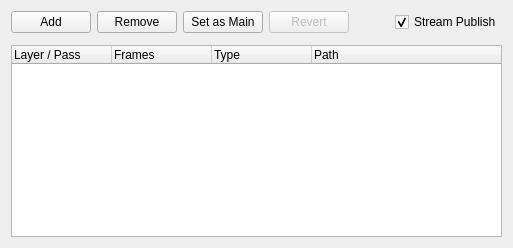
          <widget class="QWidget" name="renderPublishTab">
           <attribute name="title">
            <string>Render</string>
           </attribute>
           <layout class="QVBoxLayout" name="verticalLayout_6">
            <item>
             <widget class="QFrame" name="renderPblToolbar_frame">
              <property name="frameShape">
               <enum>QFrame::NoFrame</enum>
              </property>
              <property name="frameShadow">
               <enum>QFrame::Raised</enum>
              </property>
              <layout class="QHBoxLayout" name="horizontalLayout_10">
               <property name="leftMargin">
                <number>0</number>
               </property>
               <property name="topMargin">
                <number>0</number>
               </property>
               <property name="rightMargin">
                <number>0</number>
               </property>
               <property name="bottomMargin">
                <number>6</number>
               </property>
               <item>
                <widget class="QPushButton" name="renderPblAdd_pushButton">
                 <property name="text">
                  <string>Add</string>
                 </property>
                 <property name="default">
                  <bool>false</bool>
                 </property>
                 <property name="flat">
                  <bool>false</bool>
                 </property>
                </widget>
               </item>
               <item>
                <widget class="QPushButton" name="renderPblRemove_pushButton">
                 <property name="text">
                  <string>Remove</string>
                 </property>
                 <property name="default">
                  <bool>false</bool>
                 </property>
                 <property name="flat">
                  <bool>false</bool>
                 </property>
                </widget>
               </item>
               <item>
                <widget class="QPushButton" name="renderPblSetMain_pushButton">
                 <property name="enabled">
                  <bool>true</bool>
                 </property>
                 <property name="text">
                  <string>Set as Main</string>
                 </property>
                 <property name="checkable">
                  <bool>false</bool>
                 </property>
                 <property name="default">
                  <bool>false</bool>
                 </property>
                 <property name="flat">
                  <bool>false</bool>
                 </property>
                </widget>
               </item>
               <item>
                <widget class="QPushButton" name="renderPblRevert_pushButton">
                 <property name="enabled">
                  <bool>false</bool>
                 </property>
                 <property name="text">
                  <string>Revert</string>
                 </property>
                </widget>
               </item>
               <item>
                <spacer name="horizontalSpacer_5">
                 <property name="orientation">
                  <enum>Qt::Horizontal</enum>
                 </property>
                 <property name="sizeHint" stdset="0">
                  <size>
                   <width>40</width>
                   <height>20</height>
                  </size>
                 </property>
                </spacer>
               </item>
               <item>
                <widget class="QCheckBox" name="streamPbl_checkBox">
                 <property name="text">
                  <string>Stream Publish</string>
                 </property>
                 <property name="checked">
                  <bool>true</bool>
                 </property>
                </widget>
               </item>
              </layout>
             </widget>
            </item>
            <item>
             <widget class="QTreeWidget" name="renderPbl_treeWidget">
              <property name="alternatingRowColors">
               <bool>true</bool>
              </property>
              <property name="textElideMode">
               <enum>Qt::ElideMiddle</enum>
              </property>
              <property name="uniformRowHeights">
               <bool>true</bool>
              </property>
              <property name="sortingEnabled">
               <bool>false</bool>
              </property>
              <property name="animated">
               <bool>true</bool>
              </property>
              <property name="headerHidden">
               <bool>false</bool>
              </property>
              <property name="expandsOnDoubleClick">
               <bool>false</bool>
              </property>
              <column>
               <property name="text">
                <string>Layer / Pass</string>
               </property>
              </column>
              <column>
               <property name="text">
                <string>Frames</string>
               </property>
              </column>
              <column>
               <property name="text">
                <string>Type</string>
               </property>
              </column>
              <column>
               <property name="text">
                <string>Path</string>
               </property>
              </column>
             </widget>
            </item>
           </layout>
          </widget>
